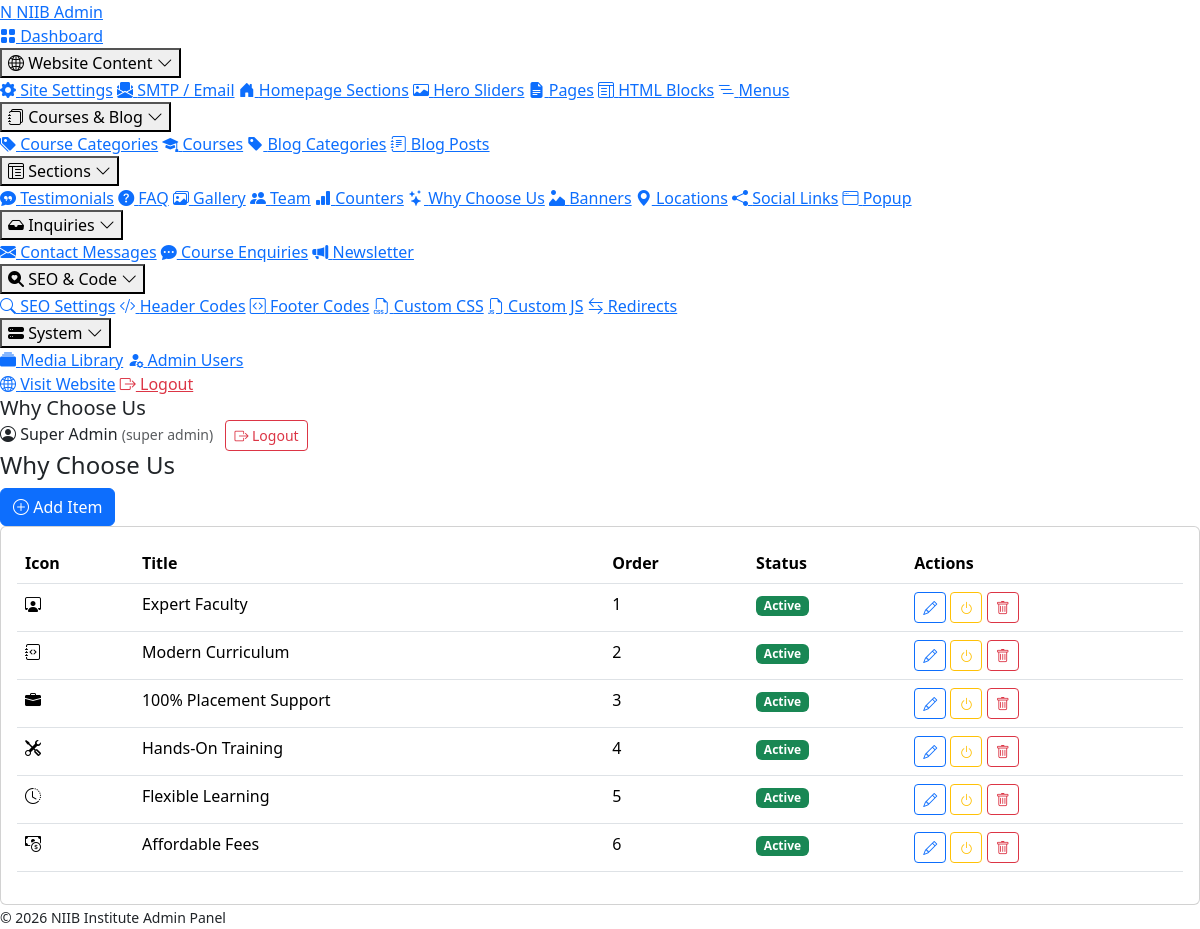
The app's page /admin/modules/why_choose.php (signed in) with its own data.
### tables this page shows
CREATE TABLE `why_choose_us` (
  `id` INT(11) UNSIGNED NOT NULL AUTO_INCREMENT,
  `title` VARCHAR(255) NOT NULL,
  `description` TEXT,
  `icon` VARCHAR(80) DEFAULT NULL,
  `image` VARCHAR(255) DEFAULT NULL,
  `sort_order` INT(11) NOT NULL DEFAULT 0,
  `status` TINYINT(1) NOT NULL DEFAULT 1,
  PRIMARY KEY (`id`)
);

### includes/functions.php (called while the page is built, shortened)
<?php
function e($value) {
    return htmlspecialchars((string)$value, ENT_QUOTES | ENT_HTML5, 'UTF-8');
}

### config/database.php (called while the page is built, shortened)
<?php
function db() {
    static $pdo = null;
    if ($pdo === null) {
        $dsn = 'mysql:host=' . DB_HOST . ';dbname=' . DB_NAME . ';charset=' . DB_CHARSET;
        $options = [
            PDO::ATTR_ERRMODE            => PDO::ERRMODE_EXCEPTION,
            PDO::ATTR_DEFAULT_FETCH_MODE => PDO::FETCH_ASSOC,
            PDO::ATTR_EMULATE_PREPARES   => false,
            PDO::MYSQL_ATTR_INIT_COMMAND => "SET NAMES " . DB_CHARSET
        ];
        try {
            $pdo = new PDO($dsn, DB_USER, DB_PASS, $options);
        } catch (PDOException $e) {
            if (ENVIRONMENT === 'development') {
                die('Database connection failed: ' . $e->getMessage());
            } else {
                error_log('DB connection error: ' . $e->getMessage());
                die('Service temporarily unavailable.');
            }
        }
    }
    return $pdo;
}

### admin/includes/auth.php (called while the page is built, shortened)
<?php
require_once __DIR__ . '/../../config/database.php';
require_once __DIR__ . '/../../includes/functions.php';
try {
    $stmt = db()->prepare("SELECT id, name, email, role, avatar FROM admin_users WHERE id=? AND status=1");
    $stmt->execute([$_SESSION['admin_id']]);
    $current_admin = $stmt->fetch();
} catch (Throwable $e) {
    die('DB error. Please run install.php.');
}

### admin/modules/why_choose.php (the view, shortened to what this page needs)
<?php
require __DIR__.'/../includes/auth.php';
$page_title='Why Choose Us'; $active='why_choose';
$action=$_GET['action']??'list'; $id=(int)($_GET['id']??0); $pdo=db();
include __DIR__.'/../includes/header.php';
if ($action==='add' || $action==='edit') {
    $w=['id'=>0,'title'=>'','description'=>'','icon'=>'','image'=>'','sort_order'=>0,'status'=>1];
    if ($action==='edit' && $id>0){$r=crud_fetch('why_choose_us',$id); if($r)$w=$r;}
?>
<div class="page-header"><h4><?= $action==='edit'?'Edit':'Add' ?> Item</h4><a class="btn btn-outline-secondary btn-sm" href="<?= ADMIN_URL ?>/modules/why_choose.php"><i class="bi bi-arrow-left"></i> Back</a></div>
<form method="post" enctype="multipart/form-data"><?= csrf_field() ?>
<input type="hidden" name="id" value="<?= (int)$w['id'] ?>"><input type="hidden" name="existing_image" value="<?= e($w['image']) ?>">
<div class="card"><div class="card-body"><div class="row g-3">
<div class="col-md-8"><label class="form-label">Title *</label><input name="title" class="form-control" required value="<?= e($w['title']) ?>"></div>
<div class="col-md-4"><label class="form-label">Icon (BI class)</label><input name="icon" class="form-control" value="<?= e($w['icon']) ?>"></div>
<div class="col-12"><label class="form-label">Description</label><textarea name="description" class="form-control" rows="3"><?= e($w['description']) ?></textarea></div>
<div class="col-md-3"><label class="form-label">Sort Order</label><input type="number" name="sort_order" class="form-control" value="<?= (int)$w['sort_order'] ?>"></div>
<div class="col-md-3 d-flex align-items-end"><div class="form-check form-switch"><input type="checkbox" name="status" id="wcs" value="1" class="form-check-input" <?= $w['status']?'checked':'' ?>><label class="form-check-label" for="wcs">Active</label></div></div>
<div class="col-md-6"><label class="form-label">Image (optional)</label>
    <?php if($w['image']):?><img id="wcp" src="<?= e(img_url($w['image'])) ?>" class="preview-img"><?php else: ?><img id="wcp" class="preview-img" style="display:none"><?php endif; ?>
    <input type="file" name="image" data-preview="wcp" class="form-control mt-2" accept="image/*">
</div>
</div></div></div>
<button class="btn btn-primary mt-3"><i class="bi bi-check2-circle"></i> Save</button>
</form>
<?php } else { $rows=$pdo->query("SELECT * FROM why_choose_us ORDER BY sort_order, id")->fetchAll(); ?>
<div class="page-header"><h4>Why Choose Us</h4><a class="btn btn-primary" href="?action=add"><i class="bi bi-plus-circle"></i> Add Item</a></div>
<div class="card"><div class="card-body"><div class="table-responsive">
<table class="table table-hover"><thead><tr><th>Icon</th><th>Title</th><th>Order</th><th>Status</th><th>Actions</th></tr></thead><tbody>
<?php foreach($rows as $r): ?>
<tr><td><i class="bi <?= e($r['icon']) ?>"></i></td><td><?= e($r['title']) ?></td><td><?= (int)$r['sort_order'] ?></td>
<td><?= $r['status']?'<span class="badge bg-success">Active</span>':'<span class="badge bg-secondary">Inactive</span>' ?></td>
<td>
    <a class="btn btn-sm btn-outline-primary" href="?action=edit&id=<?= $r['id'] ?>"><i class="bi bi-pencil"></i></a>
    <a class="btn btn-sm btn-outline-warning" href="?action=toggle&id=<?= $r['id'] ?>"><i class="bi bi-power"></i></a>
    <a class="btn btn-sm btn-outline-danger confirm-delete" href="?action=delete&id=<?= $r['id'] ?>"><i class="bi bi-trash"></i></a>
</td></tr>
<?php endforeach; ?>
</tbody></table></div></div></div>
<?php } ?>
<?php include __DIR__.'/../includes/footer.php'; ?>

### admin/includes/header.php (shortened to what this page needs)
<?php
$page_title = $page_title ?? 'Admin';
$active = $active ?? '';
?>
<!DOCTYPE html>
<html lang="en">
<head>
<link href="https://cdn.jsdelivr.net/npm/bootstrap@5.3.2/dist/css/bootstrap.min.css" rel="stylesheet">
<link href="https://cdn.jsdelivr.net/npm/bootstrap-icons@1.11.1/font/bootstrap-icons.min.css" rel="stylesheet">
<link href="<?= ADMIN_URL ?>/assets/css/admin.css?v=4" rel="stylesheet">
</head>
<body>
<aside class="admin-sidebar">
    <div class="sidebar-brand">
        <a href="<?= ADMIN_URL ?>/index.php"><span class="logo-mark">N</span> <span class="logo-text">NIIB Admin</span></a>
    </div>
    <nav class="sidebar-nav">
        <a href="<?= ADMIN_URL ?>/index.php" class="<?= $active==='dashboard'?'active':'' ?>"><i class="bi bi-grid-fill"></i> Dashboard</a>
        <?php foreach ($nav_groups as $groupLabel => $group):
            $isOpen = false;
            foreach ($group['items'] as $i) if ($i['key'] === $active) { $isOpen = true; break; }
        ?>
        <div class="nav-group<?= $isOpen ? ' open' : '' ?>">
            <button type="button" class="nav-group-toggle">
                <i class="bi <?= e($group['icon']) ?>"></i>
                <span><?= e($groupLabel) ?></span>
                <i class="bi bi-chevron-down nav-group-chev"></i>
            </button>
            <div class="nav-group-items">
                <?php foreach ($group['items'] as $i): ?>
                    <a href="<?= ADMIN_URL ?>/<?= $i['href'] ?>" class="<?= $active===$i['key']?'active':'' ?>"><i class="bi <?= e($i['icon']) ?>"></i> <?= e($i['label']) ?></a>
                <?php endforeach; ?>
            </div>
        </div>
        <?php endforeach; ?>
        <a href="<?= SITE_URL ?>" target="_blank"><i class="bi bi-globe2"></i> Visit Website</a>
        <a href="<?= ADMIN_URL ?>/logout.php" class="text-danger"><i class="bi bi-box-arrow-right"></i> Logout</a>
    </nav>
</aside>
<div class="admin-main">
    <header class="admin-topbar">
        <h5 class="m-0"><?= e($page_title) ?></h5>
        <div class="ms-auto admin-user">
            <span class="d-none d-md-inline me-2"><i class="bi bi-person-circle"></i> <?= e($current_admin['name']) ?> <small class="text-muted">(<?= e(str_replace('_',' ',$current_admin['role'])) ?>)</small></span>
            <a href="<?= ADMIN_URL ?>/logout.php" class="btn btn-sm btn-outline-danger"><i class="bi bi-box-arrow-right"></i> Logout</a>
        </div>
    </header>
    <main class="admin-content">

### records on screen
why_choose_us: title "Expert Faculty", sort_order "1", status "Active"
why_choose_us: title "Modern Curriculum", sort_order "2", status "Active"
why_choose_us: title "100% Placement Support", sort_order "3", status "Active"
why_choose_us: title "Hands-On Training", sort_order "4", status "Active"
why_choose_us: title "Flexible Learning", sort_order "5", status "Active"
why_choose_us: title "Affordable Fees", sort_order "6", status "Active"

### other values on screen
$groupLabel "Website Content"
$i['label'] "Site Settings"
$i['label'] "SMTP / Email"
$i['label'] "Homepage Sections"
$i['label'] "Hero Sliders"
$i['label'] "Pages"
$i['label'] "HTML Blocks"
$i['label'] "Menus"
$groupLabel "Courses & Blog"
$i['label'] "Course Categories"
$i['label'] "Courses"
$i['label'] "Blog Categories"
$i['label'] "Blog Posts"
$groupLabel "Sections"
$i['label'] "Testimonials"
